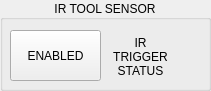
       <widget class="QGroupBox" name="gbIRToolSensor">
        <property name="geometry">
         <rect>
          <x>560</x>
          <y>310</y>
          <width>211</width>
          <height>91</height>
         </rect>
        </property>
        <property name="title">
         <string>IR TOOL SENSOR</string>
        </property>
        <property name="alignment">
         <set>Qt::AlignCenter</set>
        </property>
        <widget class="ActionButton" name="btnIREnabled">
         <property name="geometry">
          <rect>
           <x>10</x>
           <y>30</y>
           <width>91</width>
           <height>51</height>
          </rect>
         </property>
         <property name="text">
          <string>ENABLED</string>
         </property>
         <property name="checkable">
          <bool>true</bool>
         </property>
         <property name="indicator_option" stdset="0">
          <bool>true</bool>
         </property>
         <property name="indicator_HAL_pin_option" stdset="0">
          <bool>false</bool>
         </property>
         <property name="indicator_status_option" stdset="0">
          <bool>false</bool>
         </property>
         <property name="checked_state_text_option" stdset="0">
          <bool>false</bool>
         </property>
         <property name="python_command_option" stdset="0">
          <bool>false</bool>
         </property>
         <property name="on_color" stdset="0">
          <color>
           <red>38</red>
           <green>162</green>
           <blue>105</blue>
          </color>
         </property>
         <property name="shape_option" stdset="0">
          <number>0</number>
         </property>
         <property name="off_color" stdset="0">
          <color>
           <red>237</red>
           <green>51</green>
           <blue>59</blue>
          </color>
         </property>
         <property name="indicator_size" stdset="0">
          <double>0.300000000000000</double>
         </property>
         <property name="circle_diameter" stdset="0">
          <number>15</number>
         </property>
         <property name="right_edge_offset" stdset="0">
          <number>5</number>
         </property>
         <property name="top_edge_offset" stdset="0">
          <number>5</number>
         </property>
         <property name="corner_radius" stdset="0">
          <double>5.000000000000000</double>
         </property>
         <property name="height_fraction" stdset="0">
          <double>0.300000000000000</double>
         </property>
         <property name="width_fraction" stdset="0">
          <double>0.900000000000000</double>
         </property>
         <property name="true_state_string" stdset="0">
          <string>True</string>
         </property>
         <property name="false_state_string" stdset="0">
          <string>False</string>
         </property>
         <property name="true_python_cmd_string" stdset="0">
          <string>print(&quot;true command&quot;)</string>
         </property>
         <property name="false_python_cmd_string" stdset="0">
          <string>print(&quot;false command&quot;)</string>
         </property>
         <property name="invert_the_status" stdset="0">
          <bool>false</bool>
         </property>
         <property name="is_paused_status" stdset="0">
          <bool>false</bool>
         </property>
         <property name="is_estopped_status" stdset="0">
          <bool>false</bool>
         </property>
         <property name="is_on_status" stdset="0">
          <bool>false</bool>
         </property>
         <property name="is_idle_status" stdset="0">
          <bool>false</bool>
         </property>
         <property name="is_homed_status" stdset="0">
          <bool>false</bool>
         </property>
         <property name="is_flood_status" stdset="0">
          <bool>false</bool>
         </property>
         <property name="is_mist_status" stdset="0">
          <bool>false</bool>
         </property>
         <property name="is_block_delete_status" stdset="0">
          <bool>false</bool>
         </property>
         <property name="is_optional_stop_status" stdset="0">
          <bool>false</bool>
         </property>
         <property name="is_joint_homed_status" stdset="0">
          <bool>false</bool>
         </property>
         <property name="is_limits_overridden_status" stdset="0">
          <bool>false</bool>
         </property>
         <property name="is_manual_status" stdset="0">
          <bool>false</bool>
         </property>
         <property name="is_mdi_status" stdset="0">
          <bool>false</bool>
         </property>
         <property name="is_auto_status" stdset="0">
          <bool>false</bool>
         </property>
         <property name="is_spindle_stopped_status" stdset="0">
          <bool>false</bool>
         </property>
         <property name="is_spindle_fwd_status" stdset="0">
          <bool>false</bool>
         </property>
         <property name="is_spindle_rev_status" stdset="0">
          <bool>false</bool>
         </property>
         <property name="joint_number_status" stdset="0">
          <number>0</number>
         </property>
         <property name="estop_action" stdset="0">
          <bool>false</bool>
         </property>
         <property name="machine_on_action" stdset="0">
          <bool>false</bool>
         </property>
         <property name="template_label_option" stdset="0">
          <bool>false</bool>
         </property>
         <property name="joint_number" stdset="0">
          <number>-1</number>
         </property>
         <property name="incr_imperial_number" stdset="0">
          <double>0.010000000000000</double>
         </property>
         <property name="incr_mm_number" stdset="0">
          <double>0.025000000000000</double>
         </property>
         <property name="incr_angular_number" stdset="0">
          <double>-1.000000000000000</double>
         </property>
         <property name="toggle_float_option" stdset="0">
          <bool>false</bool>
         </property>
         <property name="float_num" stdset="0">
          <double>0.300000000000000</double>
         </property>
         <property name="float_alt_num" stdset="0">
          <double>50.000000000000000</double>
         </property>
         <property name="view_type_string" stdset="0">
          <string>P</string>
         </property>
         <property name="command_text_string" stdset="0">
          <string/>
         </property>
         <property name="ini_mdi_number" stdset="0">
          <number>0</number>
         </property>
         <property name="textTemplate" stdset="0">
          <string>%1.3f in</string>
         </property>
         <property name="alt_textTemplate" stdset="0">
          <string>%1.2f mm</string>
         </property>
        </widget>
        <widget class="StateLED" name="ledIRTrigger">
         <property name="geometry">
          <rect>
           <x>180</x>
           <y>50</y>
           <width>15</width>
           <height>15</height>
          </rect>
         </property>
        </widget>
        <widget class="QLabel" name="lblIRTriggerStatus">
         <property name="geometry">
          <rect>
           <x>110</x>
           <y>36</y>
           <width>61</width>
           <height>41</height>
          </rect>
         </property>
         <property name="text">
          <string>IR TRIGGER STATUS</string>
         </property>
         <property name="alignment">
          <set>Qt::AlignCenter</set>
         </property>
         <property name="wordWrap">
          <bool>true</bool>
         </property>
        </widget>
       </widget>
